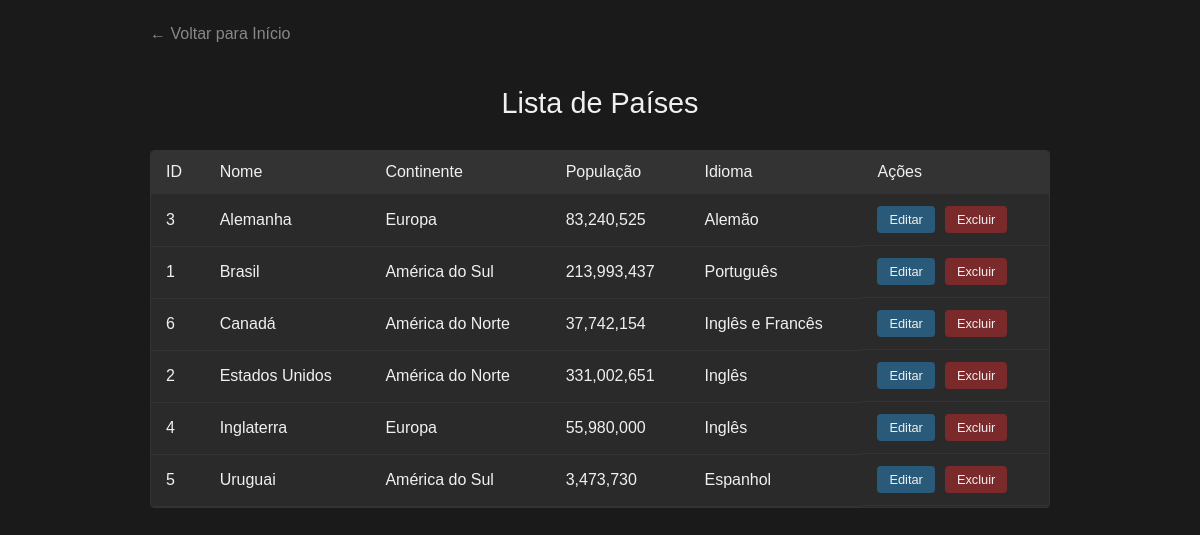
The app's page /crud/listar_paises.php with its own data.
### tables this page shows
CREATE TABLE paises (
  id_pais INT AUTO_INCREMENT PRIMARY KEY,
  nome VARCHAR(100) NOT NULL,
  continente VARCHAR(50) NOT NULL,
  populacao BIGINT DEFAULT NULL,
  idioma VARCHAR(100) NOT NULL
);

### crud/listar_paises.php (the view, shortened to what this page needs)
<!DOCTYPE html>
<html lang="pt-br">
<head>
</head>
<body>
    <div class="container">
        <a href="index.php" class="back-button">← Voltar para Início</a>
        <h1>Lista de Países</h1>
        <?php
        include 'php/conexao.php';
        $sql = "SELECT * FROM paises ORDER BY nome";
        $result = $conn->query($sql);
        if ($result->num_rows > 0) {
        ?>
        <div class="table-container">
            <table>
                <thead>
                    <tr>
                        <th>ID</th>
                        <th>Nome</th>
                        <th>Continente</th>
                        <th>População</th>
                        <th>Idioma</th>
                        <th>Ações</th>
                    </tr>
                </thead>
                <tbody>
                    <?php
                    while($row = $result->fetch_assoc()) {
                    ?>
                    <tr>
                        <td><?php echo $row['id_pais']; ?></td>
                        <td><?php echo htmlspecialchars($row['nome']); ?></td>
                        <td><?php echo htmlspecialchars($row['continente']); ?></td>
                        <td><?php echo $row['populacao'] ? number_format($row['populacao']) : 'N/A'; ?></td>
                        <td><?php echo htmlspecialchars($row['idioma']); ?></td>
                        <td class="actions">
                            <a href="editar_pais.php?id=<?php echo $row['id_pais']; ?>" class="btn btn-edit">Editar</a>
                            <a href="php/excluir_pais.php?id=<?php echo $row['id_pais']; ?>" class="btn btn-delete"
                               onclick="return confirm('Tem certeza que deseja excluir este país?')">Excluir</a>
                        </td>
                    </tr>
                    <?php } ?>
                </tbody>
            </table>
        </div>
        <?php
        } else {
            echo '<div class="empty-message">Nenhum país cadastrado.</div>';
        }
        ?>
    </div>
</body>
</html>

### crud/listar_paises.php (style rules this page uses)
body { background-color: #1a1a1a; color: #f0f0f0; margin: 0; padding: 20px; font-family: Arial, sans-serif; }
.container { max-width: 900px; margin: 0 auto; }
h1 { text-align: center; margin-bottom: 30px; font-weight: normal; font-size: 1.8rem; }
.back-button { display: inline-block; margin-bottom: 20px; color: #888; text-decoration: none; padding: 5px 0; }
.btn { padding: 6px 12px; border: none; border-radius: 4px; text-decoration: none; color: #f0f0f0; font-size: 0.8rem; cursor: pointer; transition: all 0.3s ease; }
.btn-edit { background-color: #2a5a7a; }
.btn-delete { background-color: #7a2a2a; }
.table-container { background-color: #2a2a2a; border: 1px solid #333; border-radius: 4px; overflow: hidden; }
table { width: 100%; border-collapse: collapse; }
th, td { padding: 12px 15px; text-align: left; border-bottom: 1px solid #333; }
th { background-color: #333; color: #f0f0f0; font-weight: normal; }
.actions { display: flex; gap: 10px; }

### records on screen
paises: id_pais "3", nome "Alemanha", continente "Europa", populacao "83,240,525", idioma "Alemão"
paises: id_pais "1", nome "Brasil", continente "América do Sul", populacao "213,993,437", idioma "Português"
paises: id_pais "6", nome "Canadá", continente "América do Norte", populacao "37,742,154", idioma "Inglês e Francês"
paises: id_pais "2", nome "Estados Unidos", continente "América do Norte", populacao "331,002,651", idioma "Inglês"
paises: id_pais "4", nome "Inglaterra", continente "Europa", populacao "55,980,000", idioma "Inglês"
paises: id_pais "5", nome "Uruguai", continente "América do Sul", populacao "3,473,730", idioma "Espanhol"
